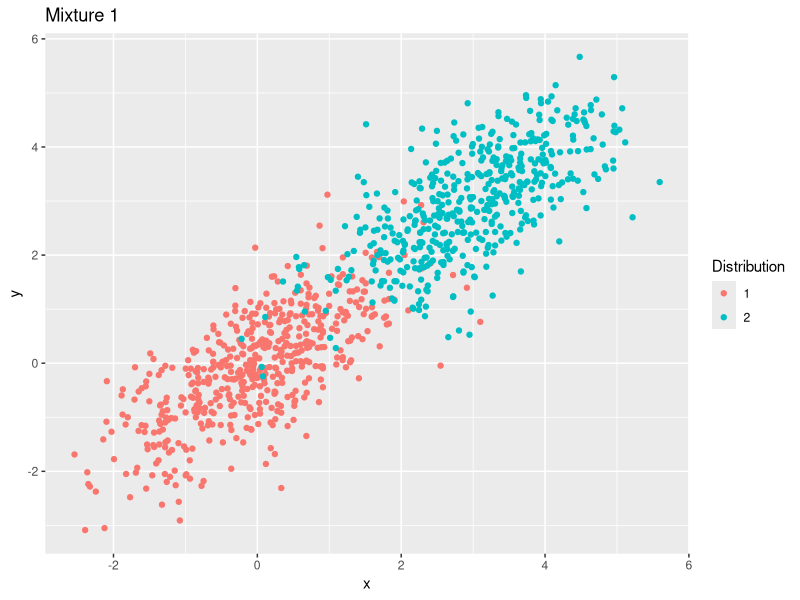
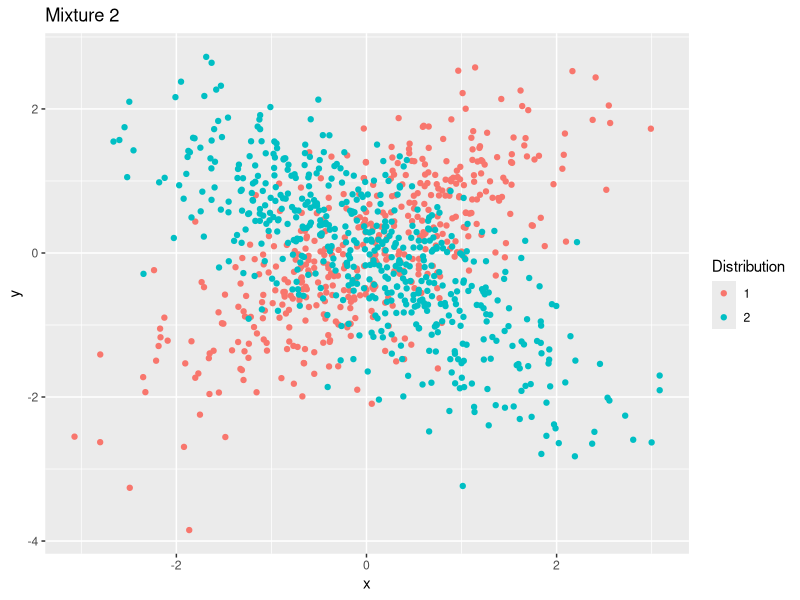
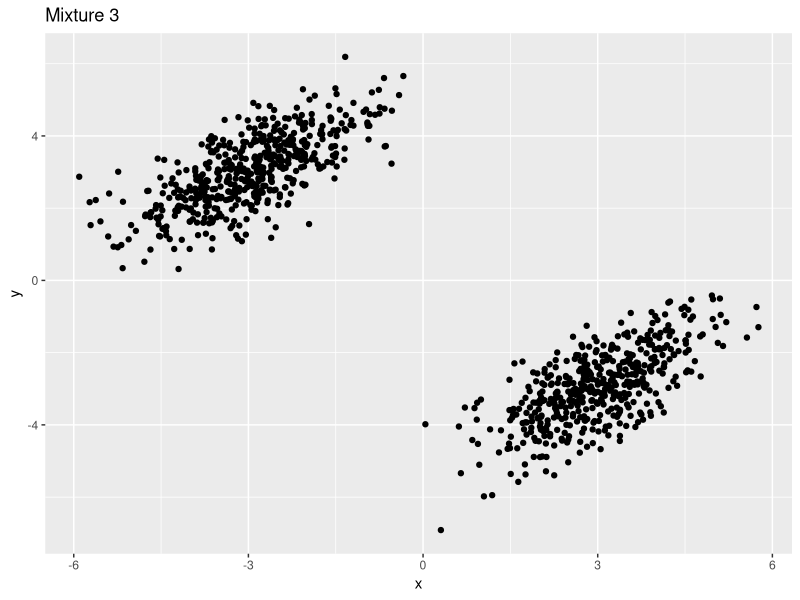
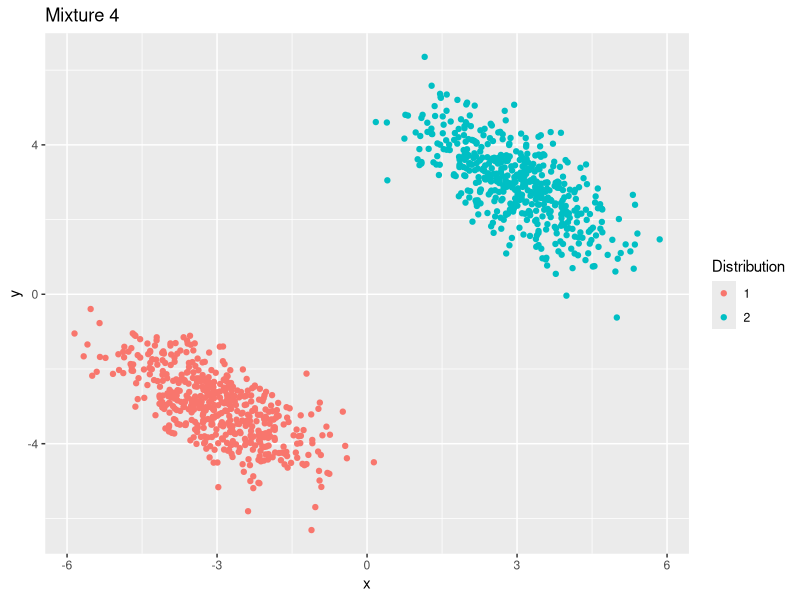
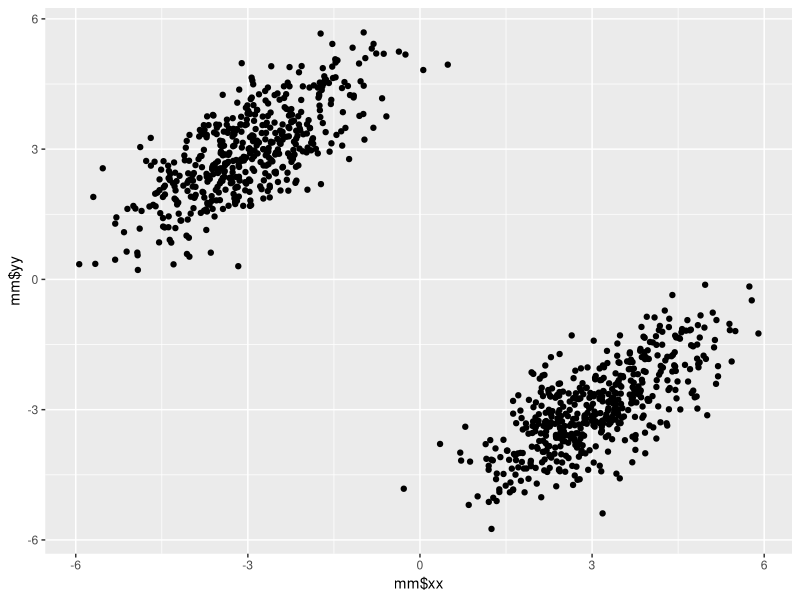

Recreate these plots in R, in order.
library(ggplot2)
library(mvtnorm)


bivar <- function(pi, mu1, sigma1, mu2, sigma2) {
  ## pi: weight for the first population (there are only two populations!)
  ## mu1: mean vector for pop1
  ## sigma1: covariance matrix for pop1
  ## mu2: mean vector for pop2
  ## sigma2: covariance matrix for pop2
  
  # Compute the mean vector
  mu = pi * mu1 + (1-pi) * mu2
  
  # Compute the covariance matrix
  sigma = pi * (sigma1 + mu1 %*% t(mu1)) + (1-pi) * (sigma2 + mu2 %*% t(mu2)) - mu %*% t(mu)
  
  # Compute the correlation matrix
  
  rho <- sigma
  rho[1,1] <- rho[1,1] / sigma[1,1]
  rho[1,2] <- rho[1,2] / (sqrt(sigma[1,1] * sigma[2,2]))
  rho[2,1] <- rho[2,1] / (sqrt(sigma[1,1] * sigma[2,2]))
  rho[2,2] <- rho[2,2] / sigma[2,2]
  
  out <- list("mean"=mu, "cov"=sigma, "corr"=rho)
  return(out)
}

sampling <- function(size, pi, mu1, sigma1, mu2, sigma2) {
  pop1 <- sum(runif(size) < pi)
  pop1 <- ceiling(pop1)
  pop2 <- size - pop1

  s1 <- rmvnorm(pop1, mean=mu1, sigma=sigma1)
  s2 <- rmvnorm(pop2, mean=mu2, sigma=sigma2)
  
  x <- c(s1[,1], s2[,1])
  y <- c(s1[,2], s2[,2])
  
  outcolor <- c(rep(1,pop1), rep(2, pop2))
  out <- data.frame(xx=x, yy=y, color=outcolor)
}



# 1.
pi <- 0.5
mu1 <- c(0,0)
mu2 <- c(3,3)
sigma1 <- matrix(data = c(1, .7, .7, 1), nrow=2, byrow=T)
sigma2 <- matrix(data = c(1, .7, .7, 1), nrow=2, byrow=T)

one <- bivar(pi, mu1, sigma1, mu2, sigma2)
one

z <- sampling(1000, pi, mu1, sigma1, mu2, sigma2)
aa <- ggplot(data=z) + geom_point(aes(x=xx, y=yy, colour=factor(color))) + xlab("x") + ylab("y")
aa <- aa + ggtitle("Mixture 1") + labs(colour="Distribution")
aa

# 2.
pi <- 0.5
mu1 <- c(0,0)
mu2 <- c(0,0)
sigma1 <- matrix(data = c(1, .7, .7, 1), nrow=2, byrow=T)
sigma2 <- matrix(data = c(1, -.7, -.7, 1), nrow=2, byrow=T)

two <- bivar(pi, mu1, sigma1, mu2, sigma2)
two

z <- sampling(1000, pi, mu1, sigma1, mu2, sigma2)
aa <- ggplot(data=z) + geom_point(aes(x=xx, y=yy, colour=factor(color))) + xlab("x") + ylab("y")
aa <- aa + ggtitle("Mixture 2") + labs(colour="Distribution")
aa

# 3.
pi <- 0.5
mu1 <- c(-3,3)
mu2 <- c(3,-3)
sigma1 <- matrix(data = c(1, .7, .7, 1), nrow=2, byrow=T)
sigma2 <- matrix(data = c(1, .7, .7, 1), nrow=2, byrow=T)

three <- bivar(pi, mu1, sigma1, mu2, sigma2)
three

z <- sampling(1000, pi, mu1, sigma1, mu2, sigma2)
aa <- ggplot(data=z) + geom_point(aes(x=xx, y=yy) )+ xlab("x") + ylab("y")
aa <- aa + ggtitle("Mixture 3") 
aa

# 4.
pi <- 0.5
mu1 <- c(-3,-3)
mu2 <- c(3,3)
sigma1 <- matrix(data = c(1, -.7, -.7, 1), nrow=2, byrow=T)
sigma2 <- matrix(data = c(1, -.7, -.7, 1), nrow=2, byrow=T)

four <- bivar(pi, mu1, sigma1, mu2, sigma2)
four

z <- sampling(1000, pi, mu1, sigma1, mu2, sigma2)
aa <- ggplot(data=z) + geom_point(aes(x=xx, y=yy, colour=factor(color))) + xlab("x") + ylab("y")
aa <- aa + ggtitle("Mixture 4") + labs(colour="Distribution")
aa

#####################################
#####################################
#####################################

x <- sample(c(-3, 3), 1000, replace=TRUE, prob=c(0.5,0.5))
y <- -x

eps <- rmvnorm(1000, mean=c(0,0), sigma=matrix(c(1,0.7,0.7,1), byrow=T, nrow = 2))

m <- data.frame(xx = x, yy = y)
mm <- m + eps

ggplot(m, aes(x=mm$xx, y=mm$yy)) + geom_point()

